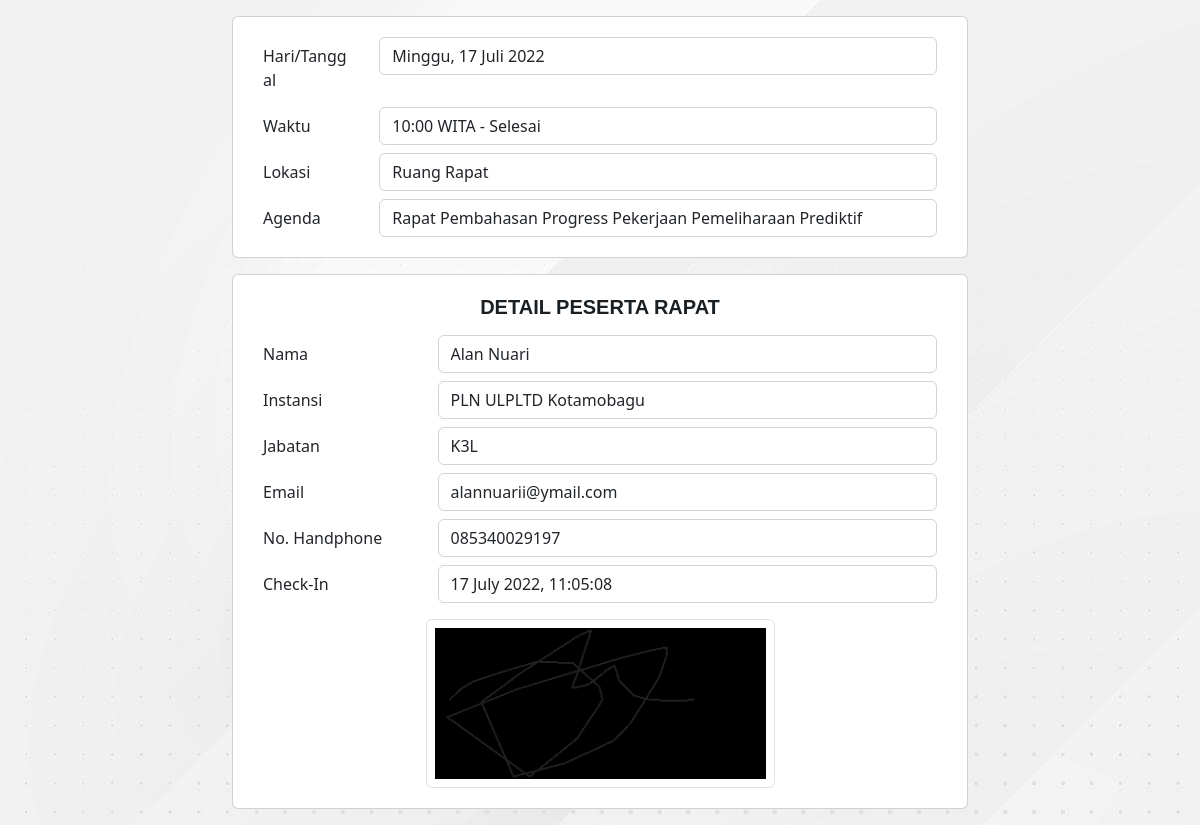
The app's page /detail-peserta/417627 with its own data.
### app/models/agenda.py (models this page shows, shortened)
class Agenda(db.Model):
    id = db.Column(db.Integer, primary_key=True, autoincrement=True)
    tanggal = db.Column(db.String(50), nullable=False)
    tanggal_real = db.Column(db.String(50), nullable=False)
    waktu = db.Column(db.String(10), nullable=False)
    tempat = db.Column(db.String(80), nullable=False)
    link = db.Column(db.String(250), nullable=True)
    agenda = db.Column(db.String(150), nullable=False)
    user_id = db.Column(db.Integer, db.ForeignKey('user.id'))
    absens = db.relationship('Absen', backref='agenda', cascade="all, delete-orphan")

### app/models/absen.py (models this page shows)
class Absen(db.Model):
    id = db.Column(db.Integer, primary_key=True)
    nama = db.Column(db.String(50), nullable=False)
    instansi = db.Column(db.String(80), nullable=False)
    jabatan = db.Column(db.String(50), nullable=False)
    email = db.Column(db.String(50), nullable=False)
    hp = db.Column(db.String(20), nullable=False)
    ttd = db.Column(db.String(50), nullable=False)
    qrcode = db.Column(db.String(50), nullable=False)
    checkin = db.Column(db.String(30), default=datetime.datetime.now().strftime('%d %B %Y, %H:%M:%S'))
    agenda_id = db.Column(db.Integer, db.ForeignKey('agenda.id'))
    def __repr__(self):
        return '<{}. {}>'.format(self.id, self.nama)

### app/routes.py (the view)
@app.route('/detail-peserta/<id>')
def detail_peserta(id):
    peserta = Absen.query.filter_by(id=id).first()
    print(peserta)
    return render_template('pages/detail-peserta.html', title='Detail Peserta Rapat', guest=peserta)

### app/templates/pages/detail-peserta.html (shortened to what this page needs)
<!DOCTYPE html>
<html lang="en">
  <head>
    {% include 'includes/styles.html' %}
  </head>
  <body>
    {% block content %}
    <main class="detail-peserta container position-absolute top-0 start-50 translate-middle-x mt-3">
      <div class="row">
        <div class="col-8 offset-2">
          <div class="card mb-3 card-judul">
            <div class="row mb-2">
              <label for="inputEmail3" class="col-sm-2 col-form-label">Hari/Tanggal</label>
              <div class="col-sm-10">
                <input type="email" class="form-control" id="inputEmail3" value="{{guest.agenda.tanggal}}" readonly />
              </div>
            </div>
            <div class="row mb-2">
              <label for="inputEmail3" class="col-sm-2 col-form-label">Waktu</label>
              <div class="col-sm-10">
                <input type="email" class="form-control" id="inputEmail3" value="{{guest.agenda.waktu}} WITA - Selesai" readonly />
              </div>
            </div>
            <div class="row mb-2">
              <label for="inputEmail3" class="col-sm-2 col-form-label">Lokasi</label>
              <div class="col-sm-10">
                <input type="email" class="form-control" id="inputEmail3" value="{{guest.agenda.tempat}}" readonly />
              </div>
            </div>
            <div class="row">
              <label for="inputEmail3" class="col-sm-2 col-form-label">Agenda</label>
              <div class="col-sm-10">
                <input type="email" class="form-control" id="inputEmail3" value="{{guest.agenda.agenda}}" readonly />
              </div>
            </div>
          </div>
          <div class="card mb-3">
            <h5 class="text-center fw-bolder mb-3">DETAIL PESERTA RAPAT</h5>
            <div class="row mb-2">
              <label for="inputEmail3" class="col-sm-3 col-form-label">Nama</label>
              <div class="col-sm-9">
                <input type="email" class="form-control" id="inputEmail3" value="{{guest.nama}}" readonly />
              </div>
            </div>
            <div class="row mb-2">
              <label for="inputEmail3" class="col-sm-3 col-form-label">Instansi</label>
              <div class="col-sm-9">
                <input type="email" class="form-control" id="inputEmail3" value="{{guest.instansi}}" readonly />
              </div>
            </div>
            <div class="row mb-2">
              <label for="inputEmail3" class="col-sm-3 col-form-label">Jabatan</label>
              <div class="col-sm-9">
                <input type="email" class="form-control" id="inputEmail3" value="{{guest.jabatan}}" readonly />
              </div>
            </div>
            <div class="row mb-2">
              <label for="inputEmail3" class="col-sm-3 col-form-label">Email</label>
              <div class="col-sm-9">
                <input type="email" class="form-control" id="inputEmail3" value="{{guest.email}}" readonly />
              </div>
            </div>
            <div class="row mb-2">
              <label for="inputEmail3" class="col-sm-3 col-form-label">No. Handphone</label>
              <div class="col-sm-9">
                <input type="email" class="form-control" id="inputEmail3" value="{{guest.hp}}" readonly />
              </div>
            </div>
            <div class="row mb-3">
              <label for="inputEmail3" class="col-sm-3 col-form-label">Check-In</label>
              <div class="col-sm-9">
                <input type="email" class="form-control" id="inputEmail3" value="{{guest.checkin}}" readonly />
              </div>
            </div>
            <div class="row d-flex justify-content-center">
              <img src="/static/upload/{{guest.ttd}}" class="img-thumbnail p-2 w-50" alt="" />
            </div>
          </div>
        </div>
      </div>
    </main>
    {% endblock %} {% include 'includes/scripts.html' %}
  </body>
</html>

### app/static/css/style.css (style rules this page uses)
:root { scroll-behavior: smooth; }
h1, h2, h3, h4, h5, h6, p, a { font-family: var(--font-primary); color: var(--color-text); }
body { background-image: url("../img/background.jpg"); padding-top: 5.5rem; }
.detail-peserta .card { padding: 20px 30px; }

### app/static/css/variables.css (style rules this page uses)
:root { --font-default: "Open Sans", system-ui, -apple-system, "Segoe UI", Roboto, "Helvetica Neue", Arial, "Noto Sans", "Liberation Sans", sans-serif, "Apple Color Emoji", "Segoe UI Emoji", "Segoe UI Symbol", "Noto Color Emoji"; --font-primary: "Source Sans Pro", sans-serif; --font-secondary: "Poppins", sans-serif; --color-bg: #fff; --color-text: #1a1f24; --color-text2: #adb5bd; --color-btn: #ee2110; --color-btn-hover: #ee2210d5; --color-btn2: #4a0e03; --color-btn2-hover: #4a0e03d5; }

### records on screen
Agenda: agenda.tanggal "Minggu, 17 Juli 2022", agenda.waktu "10:00 WITA - Selesai", agenda.tempat "Ruang Rapat", agenda.agenda "Rapat Pembahasan Progress Pekerjaan Pemeliharaan Prediktif"
Absen: nama "Alan Nuari", instansi "PLN ULPLTD Kotamobagu", jabatan "K3L", email "alannuarii@ymail.com", hp "085340029197", checkin "17 July 2022, 11:05:08", ttd (picture)
